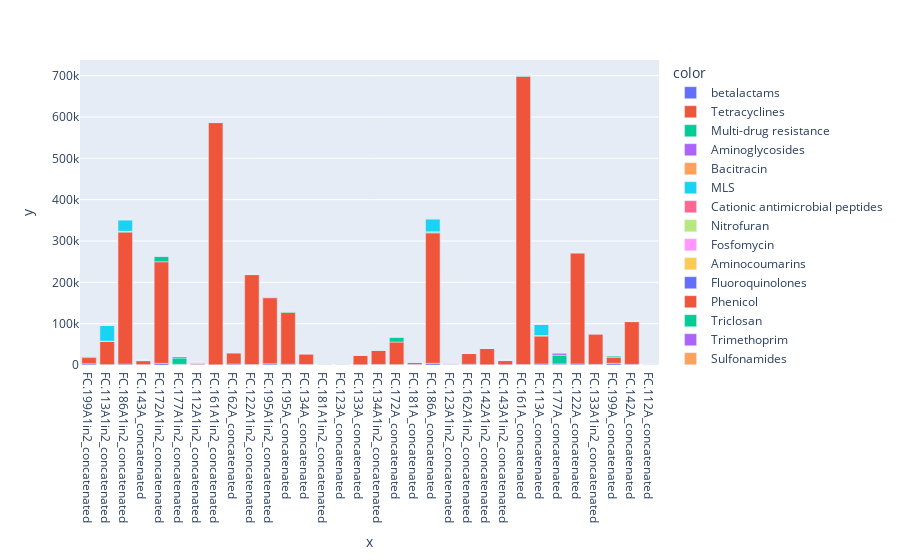

The notebook cell this image was saved under:
### Markdown cell above
# Interactive Plot
Here, an interactive plot will allow you to explore your data with greater detail. The figure will be plotted based on the Level_ID that was selected in the widget above. The Level_ID can be changed above, after which you can either press the button to create additional plots at different Level_IDs, or you can rerun the cell to remove the currently displayed plot and then press the button again to generate the plot at the Level_ID of interest.

### Code cell
display(print_fig_button)

### Figure 1 — Plotly figure (JSON) as saved in the notebook; plotly's stock layout.template omitted (floating-point values rounded to 4 significant figures)
{"data": [{"alignmentgroup": "True", "hovertemplate": "color=betalactams<br>x=%{x}<br>y=%{y}<extra></extra>", "legendgroup": "betalactams", "marker": {"color": "#636efa"}, "name": "betalactams", "offsetgroup": "betalactams", "orientation": "v", "showlegend": true, "textposition": "auto", "type": "bar", "x": ["FC.199A1in2_concatenated", "FC.113A1in2_concatenated", "FC.186A1in2_concatenated", "FC.143A_concatenated", "FC.172A1in2_concatenated", "FC.177A1in2_concatenated", "FC.112A1in2_concatenated", "FC.161A1in2_concatenated", "FC.162A_concatenated", "FC.122A1in2_concatenated", "FC.195A1in2_concatenated", "FC.195A_concatenated", "FC.134A_concatenated", "FC.181A1in2_concatenated", "FC.123A_concatenated", "FC.133A_concatenated", "FC.134A1in2_concatenated", "FC.172A_concatenated", "FC.181A_concatenated", "FC.186A_concatenated", "FC.123A1in2_concatenated", "FC.162A1in2_concatenated", "FC.142A1in2_concatenated", "FC.143A1in2_concatenated", "FC.161A_concatenated", "FC.113A_concatenated", "FC.177A_concatenated", "FC.122A_concatenated", "FC.133A1in2_concatenated", "FC.199A_concatenated", "FC.142A_concatenated", "FC.112A_concatenated"], "xaxis": "x", "y": [2967.0, 923.1, 2083.0, 946.4, 4013.0, 1603.0, 1427.0, 327.6, 2250.0, 1000.0, 2813.0, 1944.0, 1229.0, 476.2, 1192.0, 600.0, 1355.0, 935.5, 1485.0, 4188.0, 1400.0, 1855.0, 545.5, 750.0, 1068.0, 2327.0, 2438.0, 2429.0, 1477.0, 4060.0, 1520.0, 340.0], "yaxis": "y"}, {"alignmentgroup": "True", "hovertemplate": "color=Tetracyclines<br>x=%{x}<br>y=%{y}<extra></extra>", "legendgroup": "Tetracyclines", "marker": {"color": "#EF553B"}, "name": "Tetracyclines", "offsetgroup": "Tetracyclines", "orientation": "v", "showlegend": true, "textposition": "auto", "type": "bar", "x": ["FC.199A1in2_concatenated", "FC.113A1in2_concatenated", "FC.186A1in2_concatenated", "FC.143A_concatenated", "FC.172A1in2_concatenated", "FC.177A1in2_concatenated", "FC.112A1in2_concatenated", "FC.161A1in2_concatenated", "FC.162A_concatenated", "FC.122A1in2_concatenated", "FC.195A1in2_concatenated", "FC.195A_concatenated", "FC.134A_concatenated", "FC.181A1in2_concatenated", "FC.123A_concatenated", "FC.133A_concatenated", "FC.134A1in2_concatenated", "FC.172A_concatenated", "FC.181A_concatenated", "FC.186A_concatenated", "FC.123A1in2_concatenated", "FC.162A1in2_concatenated", "FC.142A1in2_concatenated", "FC.143A1in2_concatenated", "FC.161A_concatenated", "FC.113A_concatenated", "FC.177A_concatenated", "FC.122A_concatenated", "FC.133A1in2_concatenated", "FC.199A_concatenated", "FC.142A_concatenated", "FC.112A_concatenated"], "xaxis": "x", "y": [15000.0, 56310.0, 319400.0, 9607.0, 245700.0, 101.2, 2750.0, 586100.0, 26770.0, 217600.0, 160000.0, 125300.0, 25600.0, 1476.0, 576.9, 23160.0, 34840.0, 54650.0, 4818.0, 315500.0, 538.5, 25840.0, 39480.0, 10000.0, 697200.0, 68270.0, 222.2, 268700.0, 73650.0, 14720.0, 103400.0, 660.0], "yaxis": "y"}, {"alignmentgroup": "True", "hovertemplate": "color=Multi-drug resistance<br>x=%{x}<br>y=%{y}<extra></extra>", "legendgroup": "Multi-drug resistance", "marker": {"color": "#00cc96"}, "name": "Multi-drug resistance", "offsetgroup": "Multi-drug resistance", "orientation": "v", "showlegend": true, "textposition": "auto", "type": "bar", "x": ["FC.199A1in2_concatenated", "FC.113A1in2_concatenated", "FC.186A1in2_concatenated", "FC.143A_concatenated", "FC.172A1in2_concatenated", "FC.177A1in2_concatenated", "FC.112A1in2_concatenated", "FC.161A1in2_concatenated", "FC.162A_concatenated", "FC.122A1in2_concatenated", "FC.195A1in2_concatenated", "FC.195A_concatenated", "FC.134A_concatenated", "FC.181A1in2_concatenated", "FC.123A_concatenated", "FC.133A_concatenated", "FC.134A1in2_concatenated", "FC.172A_concatenated", "FC.181A_concatenated", "FC.186A_concatenated", "FC.123A1in2_concatenated", "FC.162A1in2_concatenated", "FC.142A1in2_concatenated", "FC.143A1in2_concatenated", "FC.161A_concatenated", "FC.113A_concatenated", "FC.177A_concatenated", "FC.122A_concatenated", "FC.133A1in2_concatenated", "FC.199A_concatenated", "FC.142A_concatenated", "FC.112A_concatenated"], "xaxis": "x", "y": [3377.0, 0, 1694.0, 232.1, 13860.0, 15210.0, 520.8, 1655.0, 1784.0, 280.7, 1703.0, 2639.0, 400.0, 142.9, 269.2, 360.0, 290.3, 11940.0, 151.5, 2176.0, 123.1, 1000.0, 212.1, 0, 1500.0, 183.7, 20940.0, 457.1, 227.3, 3313.0, 440.0, 280.0], "yaxis": "y"}, {"alignmentgroup": "True", "hovertemplate": "color=Aminoglycosides<br>x=%{x}<br>y=%{y}<extra></extra>", "legendgroup": "Aminoglycosides", "marker": {"color": "#ab63fa"}, "name": "Aminoglycosides", "offsetgroup": "Aminoglycosides", "orientation": "v", "showlegend": true, "textposition": "auto", "type": "bar", "x": ["FC.199A1in2_concatenated", "FC.113A1in2_concatenated", "FC.186A1in2_concatenated", "FC.143A_concatenated", "FC.172A1in2_concatenated", "FC.177A1in2_concatenated", "FC.112A1in2_concatenated", "FC.161A1in2_concatenated", "FC.162A_concatenated", "FC.122A1in2_concatenated", "FC.195A1in2_concatenated", "FC.195A_concatenated", "FC.134A_concatenated", "FC.181A1in2_concatenated", "FC.123A_concatenated", "FC.133A_concatenated", "FC.134A1in2_concatenated", "FC.172A_concatenated", "FC.181A_concatenated", "FC.186A_concatenated", "FC.123A1in2_concatenated", "FC.162A1in2_concatenated", "FC.142A1in2_concatenated", "FC.143A1in2_concatenated", "FC.161A_concatenated", "FC.113A_concatenated", "FC.177A_concatenated", "FC.122A_concatenated", "FC.133A1in2_concatenated", "FC.199A_concatenated", "FC.142A_concatenated", "FC.112A_concatenated"], "xaxis": "x", "y": [557.4, 410.3, 291.7, 232.1, 592.1, 3850.0, 1188.0, 172.4, 420.5, 175.4, 625.0, 472.2, 428.6, 690.5, 730.8, 200.0, 451.6, 258.1, 848.5, 411.8, 1277.0, 345.5, 121.2, 225.0, 500.0, 479.6, 5645.0, 657.1, 704.5, 723.9, 480.0, 380.0], "yaxis": "y"}, {"alignmentgroup": "True", "hovertemplate": "color=Bacitracin<br>x=%{x}<br>y=%{y}<extra></extra>", "legendgroup": "Bacitracin", "marker": {"color": "#FFA15A"}, "name": "Bacitracin", "offsetgroup": "Bacitracin", "orientation": "v", "showlegend": true, "textposition": "auto", "type": "bar", "x": ["FC.199A1in2_concatenated", "FC.113A1in2_concatenated", "FC.186A1in2_concatenated", "FC.143A_concatenated", "FC.172A1in2_concatenated", "FC.177A1in2_concatenated", "FC.112A1in2_concatenated", "FC.161A1in2_concatenated", "FC.162A_concatenated", "FC.122A1in2_concatenated", "FC.195A1in2_concatenated", "FC.195A_concatenated", "FC.134A_concatenated", "FC.181A1in2_concatenated", "FC.123A_concatenated", "FC.133A_concatenated", "FC.134A1in2_concatenated", "FC.172A_concatenated", "FC.181A_concatenated", "FC.186A_concatenated", "FC.123A1in2_concatenated", "FC.162A1in2_concatenated", "FC.142A1in2_concatenated", "FC.143A1in2_concatenated", "FC.161A_concatenated", "FC.113A_concatenated", "FC.177A_concatenated", "FC.122A_concatenated", "FC.133A1in2_concatenated", "FC.199A_concatenated", "FC.142A_concatenated", "FC.112A_concatenated"], "xaxis": "x", "y": [0, 0, 0, 0, 0, 194.3, 62.5, 0, 22.73, 0, 0, 0, 0, 0, 0, 0, 0, 0, 0, 0, 0, 0, 0, 0, 0, 0, 416.7, 0, 0, 0, 0, 40.0], "yaxis": "y"}, {"alignmentgroup": "True", "hovertemplate": "color=MLS<br>x=%{x}<br>y=%{y}<extra></extra>", "legendgroup": "MLS", "marker": {"color": "#19d3f3"}, "name": "MLS", "offsetgroup": "MLS", "orientation": "v", "showlegend": true, "textposition": "auto", "type": "bar", "x": ["FC.199A1in2_concatenated", "FC.113A1in2_concatenated", "FC.186A1in2_concatenated", "FC.143A_concatenated", "FC.172A1in2_concatenated", "FC.177A1in2_concatenated", "FC.112A1in2_concatenated", "FC.161A1in2_concatenated", "FC.162A_concatenated", "FC.122A1in2_concatenated", "FC.195A1in2_concatenated", "FC.195A_concatenated", "FC.134A_concatenated", "FC.181A1in2_concatenated", "FC.123A_concatenated", "FC.133A_concatenated", "FC.134A1in2_concatenated", "FC.172A_concatenated", "FC.181A_concatenated", "FC.186A_concatenated", "FC.123A1in2_concatenated", "FC.162A1in2_concatenated", "FC.142A1in2_concatenated", "FC.143A1in2_concatenated", "FC.161A_concatenated", "FC.113A_concatenated", "FC.177A_concatenated", "FC.122A_concatenated", "FC.133A1in2_concatenated", "FC.199A_concatenated", "FC.142A_concatenated", "FC.112A_concatenated"], "xaxis": "x", "y": [131.1, 38970.0, 27310.0, 0, 210.5, 64.78, 239.6, 155.2, 238.6, 210.5, 484.4, 666.7, 200.0, 47.62, 0, 640.0, 64.52, 1355.0, 303.0, 30750.0, 92.31, 218.2, 60.61, 0, 135.1, 26790.0, 70.99, 71.43, 1432.0, 44.78, 40.0, 120.0], "yaxis": "y"}, {"alignmentgroup": "True", "hovertemplate": "color=Cationic antimicrobial peptides<br>x=%{x}<br>y=%{y}<extra></extra>", "legendgroup": "Cationic antimicrobial peptides", "marker": {"color": "#FF6692"}, "name": "Cationic antimicrobial peptides", "offsetgroup": "Cationic antimicrobial peptides", "orientation": "v", "showlegend": true, "textposition": "auto", "type": "bar", "x": ["FC.199A1in2_concatenated", "FC.113A1in2_concatenated", "FC.186A1in2_concatenated", "FC.143A_concatenated", "FC.172A1in2_concatenated", "FC.177A1in2_concatenated", "FC.112A1in2_concatenated", "FC.161A1in2_concatenated", "FC.162A_concatenated", "FC.122A1in2_concatenated", "FC.195A1in2_concatenated", "FC.195A_concatenated", "FC.134A_concatenated", "FC.181A1in2_concatenated", "FC.123A_concatenated", "FC.133A_concatenated", "FC.134A1in2_concatenated", "FC.172A_concatenated", "FC.181A_concatenated", "FC.186A_concatenated", "FC.123A1in2_concatenated", "FC.162A1in2_concatenated", "FC.142A1in2_concatenated", "FC.143A1in2_concatenated", "FC.161A_concatenated", "FC.113A_concatenated", "FC.177A_concatenated", "FC.122A_concatenated", "FC.133A1in2_concatenated", "FC.199A_concatenated", "FC.142A_concatenated", "FC.112A_concatenated"], "xaxis": "x", "y": [49.18, 51.28, 1403.0, 0, 315.8, 433.2, 0, 0, 79.55, 35.09, 78.13, 138.9, 0, 0, 0, 0, 0, 64.52, 0, 2812.0, 0, 54.55, 0, 0, 13.51, 71.43, 503.1, 71.43, 0, 89.55, 0, 0], "yaxis": "y"}, {"alignmentgroup": "True", "hovertemplate": "color=Nitrofuran<br>x=%{x}<br>y=%{y}<extra></extra>", "legendgroup": "Nitrofuran", "marker": {"color": "#B6E880"}, "name": "Nitrofuran", "offsetgroup": "Nitrofuran", "orientation": "v", "showlegend": true, "textposition": "auto", "type": "bar", "x": ["FC.199A1in2_concatenated", "FC.113A1in2_concatenated", "FC.186A1in2_concatenated", "FC.143A_concatenated", "FC.172A1in2_concatenated", "FC.177A1in2_concatenated", "FC.112A1in2_concatenated", "FC.161A1in2_concatenated", "FC.162A_concatenated", "FC.122A1in2_concatenated", "FC.195A1in2_concatenated", "FC.195A_concatenated", "FC.134A_concatenated", "FC.181A1in2_concatenated", "FC.123A_concatenated", "FC.133A_concatenated", "FC.134A1in2_concatenated", "FC.172A_concatenated", "FC.181A_concatenated", "FC.186A_concatenated", "FC.123A1in2_concatenated", "FC.162A1in2_concatenated", "FC.142A1in2_concatenated", "FC.143A1in2_concatenated", "FC.161A_concatenated", "FC.113A_concatenated", "FC.177A_concatenated", "FC.122A_concatenated", "FC.133A1in2_concatenated", "FC.199A_concatenated", "FC.142A_concatenated", "FC.112A_concatenated"], "xaxis": "x", "y": [0, 0, 0, 0, 0, 48.58, 20.83, 0, 0, 0, 0, 0, 0, 0, 0, 0, 0, 0, 0, 0, 0, 0, 0, 0, 0, 0, 30.86, 0, 0, 14.93, 0, 0], "yaxis": "y"}, {"alignmentgroup": "True", "hovertemplate": "color=Fosfomycin<br>x=%{x}<br>y=%{y}<extra></extra>", "legendgroup": "Fosfomycin", "marker": {"color": "#FF97FF"}, "name": "Fosfomycin", "offsetgroup": "Fosfomycin", "orientation": "v", "showlegend": true, "textposition": "auto", "type": "bar", "x": ["FC.199A1in2_concatenated", "FC.113A1in2_concatenated", "FC.186A1in2_concatenated", "FC.143A_concatenated", "FC.172A1in2_concatenated", "FC.177A1in2_concatenated", "FC.112A1in2_concatenated", "FC.161A1in2_concatenated", "FC.162A_concatenated", "FC.122A1in2_concatenated", "FC.195A1in2_concatenated", "FC.195A_concatenated", "FC.134A_concatenated", "FC.181A1in2_concatenated", "FC.123A_concatenated", "FC.133A_concatenated", "FC.134A1in2_concatenated", "FC.172A_concatenated", "FC.181A_concatenated", "FC.186A_concatenated", "FC.123A1in2_concatenated", "FC.162A1in2_concatenated", "FC.142A1in2_concatenated", "FC.143A1in2_concatenated", "FC.161A_concatenated", "FC.113A_concatenated", "FC.177A_concatenated", "FC.122A_concatenated", "FC.133A1in2_concatenated", "FC.199A_concatenated", "FC.142A_concatenated", "FC.112A_concatenated"], "xaxis": "x", "y": [0, 0, 0, 0, 0, 8.097, 0, 0, 0, 35.09, 0, 0, 0, 0, 0, 0, 0, 0, 0, 0, 46.15, 36.36, 0, 0, 0, 0, 0, 0, 0, 0, 0, 0], "yaxis": "y"}, {"alignmentgroup": "True", "hovertemplate": "color=Aminocoumarins<br>x=%{x}<br>y=%{y}<extra></extra>", "legendgroup": "Aminocoumarins", "marker": {"color": "#FECB52"}, "name": "Aminocoumarins", "offsetgroup": "Aminocoumarins", "orientation": "v", "showlegend": true, "textposition": "auto", "type": "bar", "x": ["FC.199A1in2_concatenated", "FC.113A1in2_concatenated", "FC.186A1in2_concatenated", "FC.143A_concatenated", "FC.172A1in2_concatenated", "FC.177A1in2_concatenated", "FC.112A1in2_concatenated", "FC.161A1in2_concatenated", "FC.162A_concatenated", "FC.122A1in2_concatenated", "FC.195A1in2_concatenated", "FC.195A_concatenated", "FC.134A_concatenated", "FC.181A1in2_concatenated", "FC.123A_concatenated", "FC.133A_concatenated", "FC.134A1in2_concatenated", "FC.172A_concatenated", "FC.181A_concatenated", "FC.186A_concatenated", "FC.123A1in2_concatenated", "FC.162A1in2_concatenated", "FC.142A1in2_concatenated", "FC.143A1in2_concatenated", "FC.161A_concatenated", "FC.113A_concatenated", "FC.177A_concatenated", "FC.122A_concatenated", "FC.133A1in2_concatenated", "FC.199A_concatenated", "FC.142A_concatenated", "FC.112A_concatenated"], "xaxis": "x", "y": [0, 0, 0, 0, 0, 0, 0, 0, 11.36, 0, 0, 0, 0, 0, 0, 0, 0, 32.26, 0, 0, 0, 18.18, 0, 0, 0, 0, 0, 0, 0, 7.463, 0, 0], "yaxis": "y"}, {"alignmentgroup": "True", "hovertemplate": "color=Fluoroquinolones<br>x=%{x}<br>y=%{y}<extra></extra>", "legendgroup": "Fluoroquinolones", "marker": {"color": "#636efa"}, "name": "Fluoroquinolones", "offsetgroup": "Fluoroquinolones", "orientation": "v", "showlegend": true, "textposition": "auto", "type": "bar", "x": ["FC.199A1in2_concatenated", "FC.113A1in2_concatenated", "FC.186A1in2_concatenated", "FC.143A_concatenated", "FC.172A1in2_concatenated", "FC.177A1in2_concatenated", "FC.112A1in2_concatenated", "FC.161A1in2_concatenated", "FC.162A_concatenated", "FC.122A1in2_concatenated", "FC.195A1in2_concatenated", "FC.195A_concatenated", "FC.134A_concatenated", "FC.181A1in2_concatenated", "FC.123A_concatenated", "FC.133A_concatenated", "FC.134A1in2_concatenated", "FC.172A_concatenated", "FC.181A_concatenated", "FC.186A_concatenated", "FC.123A1in2_concatenated", "FC.162A1in2_concatenated", "FC.142A1in2_concatenated", "FC.143A1in2_concatenated", "FC.161A_concatenated", "FC.113A_concatenated", "FC.177A_concatenated", "FC.122A_concatenated", "FC.133A1in2_concatenated", "FC.199A_concatenated", "FC.142A_concatenated", "FC.112A_concatenated"], "xaxis": "x", "y": [0, 0, 0, 0, 0, 4.049, 0, 0, 0, 0, 0, 0, 0, 0, 0, 0, 0, 0, 0, 0, 0, 0, 0, 0, 0, 0, 21.6, 0, 0, 0, 0, 0], "yaxis": "y"}, {"alignmentgroup": "True", "hovertemplate": "color=Phenicol<br>x=%{x}<br>y=%{y}<extra></extra>", "legendgroup": "Phenicol", "marker": {"color": "#EF553B"}, "name": "Phenicol", "offsetgroup": "Phenicol", "orientation": "v", "showlegend": true, "textposition": "auto", "type": "bar", "x": ["FC.199A1in2_concatenated", "FC.113A1in2_concatenated", "FC.186A1in2_concatenated", "FC.143A_concatenated", "FC.172A1in2_concatenated", "FC.177A1in2_concatenated", "FC.112A1in2_concatenated", "FC.161A1in2_concatenated", "FC.162A_concatenated", "FC.122A1in2_concatenated", "FC.195A1in2_concatenated", "FC.195A_concatenated", "FC.134A_concatenated", "FC.181A1in2_concatenated", "FC.123A_concatenated", "FC.133A_concatenated", "FC.134A1in2_concatenated", "FC.172A_concatenated", "FC.181A_concatenated", "FC.186A_concatenated", "FC.123A1in2_concatenated", "FC.162A1in2_concatenated", "FC.142A1in2_concatenated", "FC.143A1in2_concatenated", "FC.161A_concatenated", "FC.113A_concatenated", "FC.177A_concatenated", "FC.122A_concatenated", "FC.133A1in2_concatenated", "FC.199A_concatenated", "FC.142A_concatenated", "FC.112A_concatenated"], "xaxis": "x", "y": [0, 0, 0, 0, 0, 8.097, 406.3, 34.48, 0, 0, 62.5, 0, 114.3, 119.0, 0, 80.0, 161.3, 0, 0, 11.76, 123.1, 0, 0, 0, 27.03, 61.22, 0, 28.57, 45.45, 7.463, 40.0, 40.0], "yaxis": "y"}, {"alignmentgroup": "True", "hovertemplate": "color=Triclosan<br>x=%{x}<br>y=%{y}<extra></extra>", "legendgroup": "Triclosan", "marker": {"color": "#00cc96"}, "name": "Triclosan", "offsetgroup": "Triclosan", "orientation": "v", "showlegend": true, "textposition": "auto", "type": "bar", "x": ["FC.199A1in2_concatenated", "FC.113A1in2_concatenated", "FC.186A1in2_concatenated", "FC.143A_concatenated", "FC.172A1in2_concatenated", "FC.177A1in2_concatenated", "FC.112A1in2_concatenated", "FC.161A1in2_concatenated", "FC.162A_concatenated", "FC.122A1in2_concatenated", "FC.195A1in2_concatenated", "FC.195A_concatenated", "FC.134A_concatenated", "FC.181A1in2_concatenated", "FC.123A_concatenated", "FC.133A_concatenated", "FC.134A1in2_concatenated", "FC.172A_concatenated", "FC.181A_concatenated", "FC.186A_concatenated", "FC.123A1in2_concatenated", "FC.162A1in2_concatenated", "FC.142A1in2_concatenated", "FC.143A1in2_concatenated", "FC.161A_concatenated", "FC.113A_concatenated", "FC.177A_concatenated", "FC.122A_concatenated", "FC.133A1in2_concatenated", "FC.199A_concatenated", "FC.142A_concatenated", "FC.112A_concatenated"], "xaxis": "x", "y": [0, 0, 0, 0, 13.16, 0, 0, 0, 0, 0, 0, 0, 0, 0, 0, 0, 0, 0, 0, 0, 0, 0, 0, 0, 0, 0, 0, 0, 0, 0, 0, 0], "yaxis": "y"}, {"alignmentgroup": "True", "hovertemplate": "color=Trimethoprim<br>x=%{x}<br>y=%{y}<extra></extra>", "legendgroup": "Trimethoprim", "marker": {"color": "#ab63fa"}, "name": "Trimethoprim", "offsetgroup": "Trimethoprim", "orientation": "v", "showlegend": true, "textposition": "auto", "type": "bar", "x": ["FC.199A1in2_concatenated", "FC.113A1in2_concatenated", "FC.186A1in2_concatenated", "FC.143A_concatenated", "FC.172A1in2_concatenated", "FC.177A1in2_concatenated", "FC.112A1in2_concatenated", "FC.161A1in2_concatenated", "FC.162A_concatenated", "FC.122A1in2_concatenated", "FC.195A1in2_concatenated", "FC.195A_concatenated", "FC.134A_concatenated", "FC.181A1in2_concatenated", "FC.123A_concatenated", "FC.133A_concatenated", "FC.134A1in2_concatenated", "FC.172A_concatenated", "FC.181A_concatenated", "FC.186A_concatenated", "FC.123A1in2_concatenated", "FC.162A1in2_concatenated", "FC.142A1in2_concatenated", "FC.143A1in2_concatenated", "FC.161A_concatenated", "FC.113A_concatenated", "FC.177A_concatenated", "FC.122A_concatenated", "FC.133A1in2_concatenated", "FC.199A_concatenated", "FC.142A_concatenated", "FC.112A_concatenated"], "xaxis": "x", "y": [32.79, 51.28, 0, 71.43, 13.16, 8.097, 62.5, 0, 0, 35.09, 0, 0, 57.14, 95.24, 76.92, 80.0, 0, 0, 60.61, 23.53, 92.31, 0, 60.61, 50.0, 108.1, 20.41, 6.173, 0, 45.45, 0, 0, 40.0], "yaxis": "y"}, {"alignmentgroup": "True", "hovertemplate": "color=Sulfonamides<br>x=%{x}<br>y=%{y}<extra></extra>", "legendgroup": "Sulfonamides", "marker": {"color": "#FFA15A"}, "name": "Sulfonamides", "offsetgroup": "Sulfonamides", "orientation": "v", "showlegend": true, "textposition": "auto", "type": "bar", "x": ["FC.199A1in2_concatenated", "FC.113A1in2_concatenated", "FC.186A1in2_concatenated", "FC.143A_concatenated", "FC.172A1in2_concatenated", "FC.177A1in2_concatenated", "FC.112A1in2_concatenated", "FC.161A1in2_concatenated", "FC.162A_concatenated", "FC.122A1in2_concatenated", "FC.195A1in2_concatenated", "FC.195A_concatenated", "FC.134A_concatenated", "FC.181A1in2_concatenated", "FC.123A_concatenated", "FC.133A_concatenated", "FC.134A1in2_concatenated", "FC.172A_concatenated", "FC.181A_concatenated", "FC.186A_concatenated", "FC.123A1in2_concatenated", "FC.162A1in2_concatenated", "FC.142A1in2_concatenated", "FC.143A1in2_concatenated", "FC.161A_concatenated", "FC.113A_concatenated", "FC.177A_concatenated", "FC.122A_concatenated", "FC.133A1in2_concatenated", "FC.199A_concatenated", "FC.142A_concatenated", "FC.112A_concatenated"], "xaxis": "x", "y": [0, 128.2, 27.78, 107.1, 0, 28.34, 281.3, 206.9, 125.0, 122.8, 171.9, 0, 85.71, 166.7, 192.3, 0, 290.3, 0, 363.6, 47.06, 476.9, 54.55, 181.8, 175.0, 364.9, 20.41, 80.25, 285.7, 68.18, 29.85, 80.0, 20.0], "yaxis": "y"}], "layout": {"barmode": "relative", "legend": {"title": {"text": "color"}, "tracegroupgap": 0}, "margin": {"t": 60}, "xaxis": {"anchor": "y", "domain": [0, 1], "title": {"text": "x"}}, "yaxis": {"anchor": "x", "domain": [0, 1], "title": {"text": "y"}}}}
